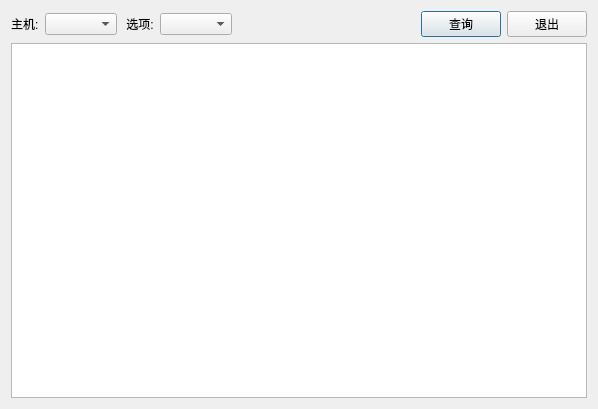
<?xml version="1.0" encoding="UTF-8"?>
<ui version="4.0">
 <class>RedisInfoDialog</class>
 <widget class="QDialog" name="RedisInfoDialog">
  <property name="geometry">
   <rect>
    <x>0</x>
    <y>0</y>
    <width>598</width>
    <height>409</height>
   </rect>
  </property>
  <property name="windowTitle">
   <string>Dialog</string>
  </property>
  <layout class="QGridLayout" name="gridLayout">
   <item row="0" column="0">
    <layout class="QVBoxLayout" name="verticalLayout">
     <item>
      <layout class="QHBoxLayout" name="horizontalLayout">
       <item>
        <widget class="QLabel" name="_hostLabel">
         <property name="text">
          <string>主机:</string>
         </property>
        </widget>
       </item>
       <item>
        <widget class="QComboBox" name="_hostComboBox"/>
       </item>
       <item>
        <widget class="QLabel" name="_itemLabel">
         <property name="text">
          <string> 选项:</string>
         </property>
        </widget>
       </item>
       <item>
        <widget class="QComboBox" name="_itemComboBox"/>
       </item>
       <item>
        <spacer name="_horizontalSpacer">
         <property name="orientation">
          <enum>Qt::Horizontal</enum>
         </property>
         <property name="sizeHint" stdset="0">
          <size>
           <width>40</width>
           <height>20</height>
          </size>
         </property>
        </spacer>
       </item>
       <item>
        <widget class="QPushButton" name="_queryPushButton">
         <property name="text">
          <string>查询</string>
         </property>
        </widget>
       </item>
       <item>
        <widget class="QPushButton" name="_exitPushButton">
         <property name="text">
          <string>退出</string>
         </property>
        </widget>
       </item>
      </layout>
     </item>
     <item>
      <widget class="QTextBrowser" name="_textBrowser"/>
     </item>
    </layout>
   </item>
  </layout>
 </widget>
 <resources/>
 <connections/>
</ui>
